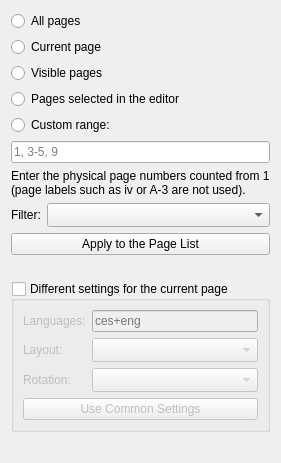
           <widget class="QWidget" name="pagesTabContents">
            <layout class="QVBoxLayout" name="pagesTabLayout">
             <item>
              <widget class="QRadioButton" name="allPagesRadioButton">
               <property name="text">
                <string>All pages</string>
               </property>
               <property name="accessibleName">
                <string>All pages</string>
               </property>
              </widget>
             </item>
             <item>
              <widget class="QRadioButton" name="currentPageRadioButton">
               <property name="text">
                <string>Current page</string>
               </property>
               <property name="accessibleName">
                <string>Current page</string>
               </property>
              </widget>
             </item>
             <item>
              <widget class="QRadioButton" name="visiblePagesRadioButton">
               <property name="text">
                <string>Visible pages</string>
               </property>
               <property name="accessibleName">
                <string>Visible pages</string>
               </property>
              </widget>
             </item>
             <item>
              <widget class="QRadioButton" name="editorSelectionRadioButton">
               <property name="text">
                <string>Pages selected in the editor</string>
               </property>
               <property name="accessibleName">
                <string>Pages selected in the editor</string>
               </property>
              </widget>
             </item>
             <item>
              <widget class="QRadioButton" name="customRangeRadioButton">
               <property name="text">
                <string>Custom range:</string>
               </property>
               <property name="accessibleName">
                <string>Custom range:</string>
               </property>
              </widget>
             </item>
             <item>
              <widget class="QLineEdit" name="customRangeEdit">
               <property name="accessibleName">
                <string>Custom page range</string>
               </property>
               <property name="placeholderText">
                <string>1, 3-5, 9</string>
               </property>
               <property name="toolTip">
                <string>Physical page numbers starting from 1, regardless of the page labels. Example: 1, 3-5, 9</string>
               </property>
              </widget>
             </item>
             <item>
              <widget class="QLabel" name="customRangeHintLabel">
               <property name="text">
                <string>Enter the physical page numbers counted from 1 (page labels such as iv or A-3 are not used).</string>
               </property>
               <property name="wordWrap">
                <bool>true</bool>
               </property>
              </widget>
             </item>
             <item>
              <layout class="QHBoxLayout" name="parityLayout" stretch="0,1">
               <item>
                <widget class="QLabel" name="parityLabel">
                 <property name="text">
                  <string>Filter:</string>
                 </property>
                 <property name="buddy">
                  <cstring>parityComboBox</cstring>
                 </property>
                </widget>
               </item>
               <item>
                <widget class="QComboBox" name="parityComboBox">
                 <property name="accessibleName">
                  <string>Odd or even pages filter</string>
                 </property>
                 <property name="sizeAdjustPolicy">
                  <enum>QComboBox::AdjustToMinimumContentsLengthWithIcon</enum>
                 </property>
                 <property name="minimumContentsLength">
                  <number>8</number>
                 </property>
                 <property name="toolTip">
                  <string>Odd/even filter of the physical page numbers in the selected range</string>
                 </property>
                </widget>
               </item>
              </layout>
             </item>
             <item>
              <widget class="QPushButton" name="applyPageSelectionButton">
               <property name="text">
                <string>Apply to the Page List</string>
               </property>
               <property name="toolTip">
                <string>Check the pages of this selection in the page list</string>
               </property>
               <property name="accessibleName">
                <string>Apply to the Page List</string>
               </property>
              </widget>
             </item>
             <item>
              <widget class="QLabel" name="rangeErrorLabel">
               <property name="text">
                <string></string>
               </property>
               <property name="wordWrap">
                <bool>true</bool>
               </property>
              </widget>
             </item>
             <item>
              <widget class="QGroupBox" name="pageOverrideGroupBox">
               <property name="title">
                <string>Different settings for the current page</string>
               </property>
               <property name="checkable">
                <bool>true</bool>
               </property>
               <property name="checked">
                <bool>false</bool>
               </property>
               <layout class="QGridLayout" name="pageOverrideLayout">
                <item row="0" column="0">
                 <widget class="QLabel" name="overrideLanguagesLabel">
                  <property name="text">
                   <string>Languages:</string>
                  </property>
                  <property name="buddy">
                   <cstring>overrideLanguagesEdit</cstring>
                  </property>
                 </widget>
                </item>
                <item row="0" column="1">
                 <widget class="QLineEdit" name="overrideLanguagesEdit">
                  <property name="accessibleName">
                   <string>Languages of the page</string>
                  </property>
                  <property name="placeholderText">
                   <string>ces+eng</string>
                  </property>
                  <property name="toolTip">
                   <string>Language codes separated by +, empty = common settings</string>
                  </property>
                 </widget>
                </item>
                <item row="1" column="0">
                 <widget class="QLabel" name="overrideLayoutLabel">
                  <property name="text">
                   <string>Layout:</string>
                  </property>
                  <property name="buddy">
                   <cstring>overrideLayoutComboBox</cstring>
                  </property>
                 </widget>
                </item>
                <item row="1" column="1">
                 <widget class="QComboBox" name="overrideLayoutComboBox">
                  <property name="accessibleName">
                   <string>Layout of the page</string>
                  </property>
                  <property name="sizeAdjustPolicy">
                   <enum>QComboBox::AdjustToMinimumContentsLengthWithIcon</enum>
                  </property>
                  <property name="minimumContentsLength">
                   <number>8</number>
                  </property>
                 </widget>
                </item>
                <item row="2" column="0">
                 <widget class="QLabel" name="overrideRotationLabel">
                  <property name="text">
                   <string>Rotation:</string>
                  </property>
                  <property name="buddy">
                   <cstring>overrideRotationComboBox</cstring>
                  </property>
                 </widget>
                </item>
                <item row="2" column="1">
                 <widget class="QComboBox" name="overrideRotationComboBox">
                  <property name="accessibleName">
                   <string>Rotation of the page</string>
                  </property>
                  <property name="sizeAdjustPolicy">
                   <enum>QComboBox::AdjustToMinimumContentsLengthWithIcon</enum>
                  </property>
                  <property name="minimumContentsLength">
                   <number>8</number>
                  </property>
                 </widget>
                </item>
                <item row="3" column="0" rowspan="1" colspan="2">
                 <widget class="QPushButton" name="clearPageOverrideButton">
                  <property name="text">
                   <string>Use Common Settings</string>
                  </property>
                  <property name="toolTip">
                   <string>Remove the exception of the current page</string>
                  </property>
                  <property name="accessibleName">
                   <string>Use Common Settings</string>
                  </property>
                 </widget>
                </item>
               </layout>
              </widget>
             </item>
             <item>
              <spacer name="pagesTabSpacer">
               <property name="orientation">
                <enum>Qt::Vertical</enum>
               </property>
               <property name="sizeHint" stdset="0">
                <size>
                 <width>20</width>
                 <height>20</height>
                </size>
               </property>
              </spacer>
             </item>
            </layout>
           </widget>
